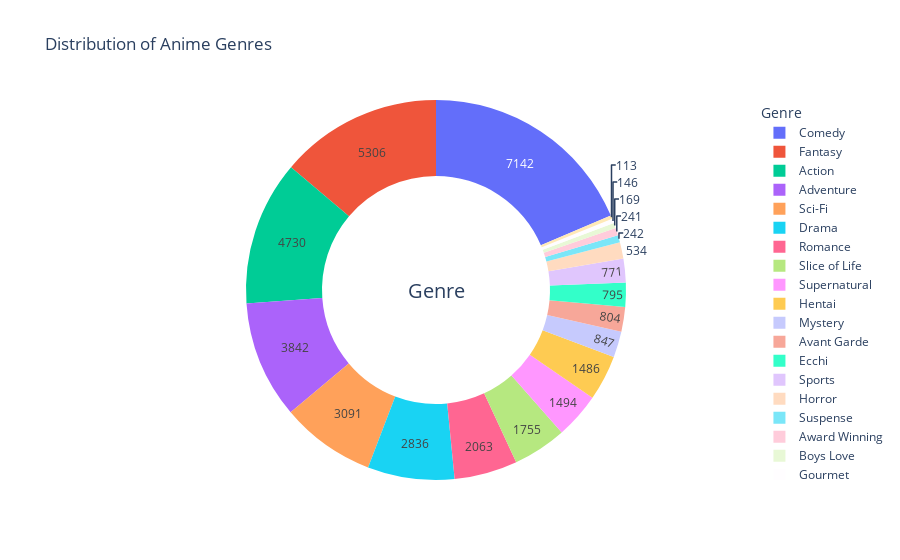

This figure's notebook cell:
### Code cell
# Create a Plotly figure for a pie chart representation of genre distribution
fig = go.Figure(data=[go.Pie(
    labels=top_20_genres.index,  # Genre labels for the pie chart
    values=top_20_genres.values,  # Count of each genre in the dataset
    hole=0.6,  # Size of the central hole in the pie chart (for donut chart effect)
    hoverinfo='label+percent',  # Information displayed on hover (label and percentage)
    textinfo='value'  # Information displayed inside each pie slice (the count of each genre)
)])

# Update the layout and styling of the pie chart
fig.update_layout(
    title='Distribution of Anime Genres',  # Title for the pie chart
    legend=dict(font=dict(size=12), title='Genre'),  # Styling for the legend
    annotations=[dict(text='Genre', x=0.5, y=0.5, font_size=20, showarrow=False)]  # Annotations for the chart
)

# Display the pie chart figure
fig.show()

### Figure 1 — Plotly figure (JSON) as saved in the notebook; plotly's stock layout.template omitted (floating-point values rounded to 4 significant figures)
{"data": [{"hole": 0.6, "hoverinfo": "label+percent", "labels": ["Comedy", "Fantasy", "Action", "Adventure", "Sci-Fi", "Drama", "Romance", "Slice of Life", "Supernatural", "Hentai", "Mystery", "Avant Garde", "Ecchi", "Sports", "Horror", "Suspense", "Award Winning", "Boys Love", "Gourmet", "Girls Love"], "textinfo": "value", "type": "pie", "values": [7142, 5306, 4730, 3842, 3091, 2836, 2063, 1755, 1494, 1486, 847, 804, 795, 771, 534, 242, 241, 169, 146, 113]}], "layout": {"annotations": [{"font": {"size": 20}, "showarrow": false, "text": "Genre", "x": 0.5, "y": 0.5}], "autosize": true, "legend": {"font": {"size": 12}, "title": {"text": "Genre"}}, "title": {"text": "Distribution of Anime Genres"}}}
